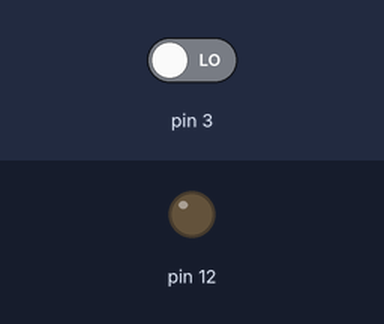
Simulated run of this sketch. Board: Arduino Uno, built with avr-gcc and run on an emulated ATmega328P. On the bench: output pins drawn as LEDs (lit = HIGH). Inputs (shaded band) come from the test bench; at power-on: pin 3 LOW.

Above: at 1.2 s.
1.3 s: pin 3 driven HIGH
At 1.9 s:
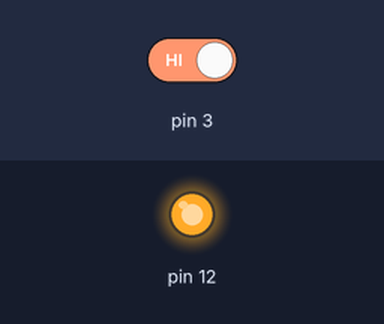
2.8 s: pin 3 driven LOW
At 3.1 s:
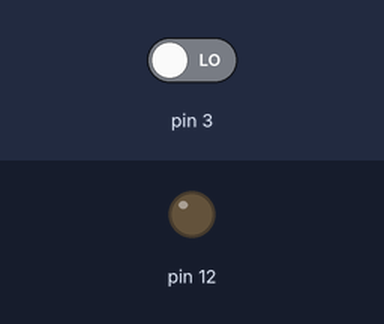
Timing chart, 0 to 5.8 s (numbered marks = the images above; inputs shaded):
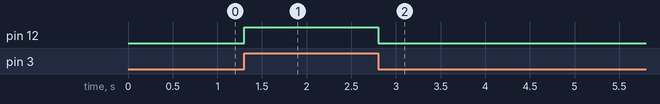

The sketch:

sketch_mar08d.ino
```cpp
void setup() {
  // put your setup code here, to run once:
  pinMode(12,OUTPUT);
  pinMode(3,INPUT);


}

void loop() {
  // put your main code here, to run repeatedly:
  int LDR_Value = digitalRead(3);

  if (LDR_Value <1){
  digitalWrite(12,LOW);

  }
  else {  digitalWrite(12,HIGH);


  }
  delay(10);
  }
```

Measured:
- after the input at 1.3 s, pin 12: LOW → HIGH at once
- after the input at 2.8 s, pin 12: HIGH → LOW at once
